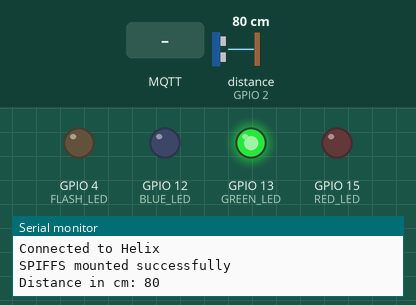
This program was run on a simulated ESP32. On the bench: output pins drawn as LEDs (lit = HIGH), the last lines printed to the serial monitor. Inputs (shaded band) come from the test bench; at power-on: distance to the obstacle (sensor on GPIO 2) 80 cm. The echo pulse lasts 58.3 µs per cm; WiFi joins after 1.5 s; servers stay silent unless stated; uploads are accepted with an empty reply; storage starts empty; no MQTT or app messages arrive unless stated; the camera gives no picture.

Above: at 3.7 s.
3.8 s: distance to the obstacle (sensor on GPIO 2) set to 75 cm
5.3 s: MQTT message "reserved" arrives on the first subscribed topic
9.1 s: MQTT message "filled" arrives on the first subscribed topic
At 10.1 s:
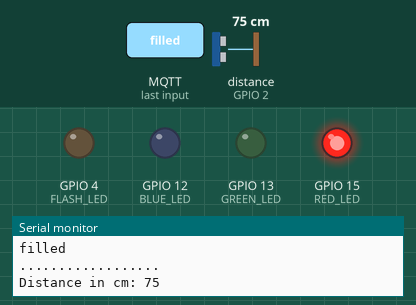
10.6 s: distance to the obstacle (sensor on GPIO 2) set to 69 cm
At 15.7 s:
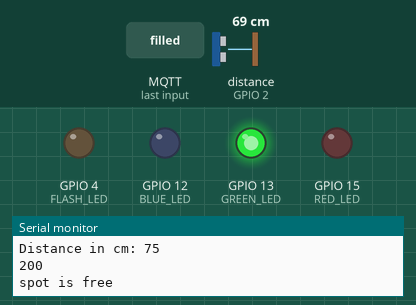
16.3 s: distance to the obstacle (sensor on GPIO 2) set to 167 cm
At 22.4 s:
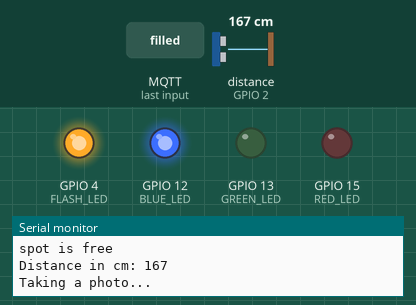
25.5 s: distance to the obstacle (sensor on GPIO 2) set to 173 cm
At 27.2 s:
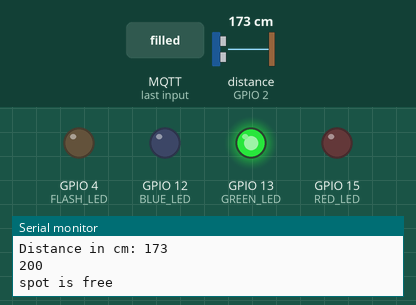
Timing chart, 0 to 28.7 s (numbered marks = the images above; inputs shaded):
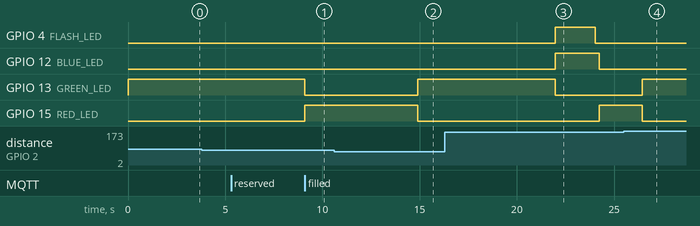

The program:

main.cpp
```cpp
#include <Arduino.h>
#include <WiFi.h>
#include <HTTPClient.h>
#include "esp_camera.h"
#include <ultrasonic.h>
#include <SPIFFS.h>
#include <base64.h>
#include <PubSubClient.h>

#define CAMERA_MODEL_AI_THINKER // Has PSRAM
#define FILE_PHOTO "/photo.jpg"
#define BLUE_LED 12
#define GREEN_LED 13
#define RED_LED 15
#define FLASH_LED 4
#define TRIG_PIN 14
#define ECHO_PIN 2

#include "camera_pins.h"

const char* ssid = "EstacionAquiWifi";
const char* password = "modular123";
const char* camId = "sbc-golden-011";
const char* deviceId = "cam011";
const char* entityId = "urn:ngsi-ld:ParkingSpot:sbc:golden:011";

const char* serverAddress = "http://192.168.189.196:5000/api/imgdata";
const char* helixAddress = "34.151.219.62";
const int mqttPort = 1883;

boolean spotFree;

// the following variables are unsigned longs because the time, measured in
// milliseconds, will quickly become a bigger number than can be stored in an int.
unsigned long lastLoopTime = 0;
unsigned long timerDelay = 2000;
unsigned int spotNumber = 1;
unsigned int sensorDistance = 400;

WiFiClient wifiClient; // do the WiFi instantiation client
PubSubClient mqttClient(wifiClient); // do the MQTT instantiation client
Ultrasonic ultrasonic(TRIG_PIN, ECHO_PIN);

void mqttConnect();
void mqttCallback(char* topic, byte* payload, unsigned int length);
void helixCreateEntity();

void configInitCamera() {
  camera_config_t config;
  config.ledc_channel = LEDC_CHANNEL_0;
  config.ledc_timer = LEDC_TIMER_0;
  config.pin_d0 = Y2_GPIO_NUM;
  config.pin_d1 = Y3_GPIO_NUM;
  config.pin_d2 = Y4_GPIO_NUM;
  config.pin_d3 = Y5_GPIO_NUM;
  config.pin_d4 = Y6_GPIO_NUM;
  config.pin_d5 = Y7_GPIO_NUM;
  config.pin_d6 = Y8_GPIO_NUM;
  config.pin_d7 = Y9_GPIO_NUM;
  config.pin_xclk = XCLK_GPIO_NUM;
  config.pin_pclk = PCLK_GPIO_NUM;
  config.pin_vsync = VSYNC_GPIO_NUM;
  config.pin_href = HREF_GPIO_NUM;
  config.pin_sscb_sda = SIOD_GPIO_NUM;
  config.pin_sscb_scl = SIOC_GPIO_NUM;
  config.pin_pwdn = PWDN_GPIO_NUM;
  config.pin_reset = RESET_GPIO_NUM;
  config.xclk_freq_hz = 20000000;
  config.pixel_format = PIXFORMAT_JPEG;

    // if PSRAM IC present, init with UXGA resolution and higher JPEG quality for larger pre-allocated frame buffer.
  if(psramFound()){
    config.frame_size = FRAMESIZE_QVGA;
    config.jpeg_quality = 8;
    config.fb_count = 2;
  } else {
    config.frame_size = FRAMESIZE_QVGA;
    config.jpeg_quality = 12;
    config.fb_count = 1;
  }

  // camera init
  esp_err_t err = esp_camera_init(&config);
  if (err != ESP_OK) {
    Serial.printf("Camera init failed with error 0x%x", err);
    return;
  }

  sensor_t * s = esp_camera_sensor_get();
  s->set_contrast(s, 0);       // -2 to 2
  s->set_special_effect(s, 0); // 0 to 6 (0 - No Effect, 1 - Negative, 2 - Grayscale, 3 - Red Tint, 4 - Green Tint, 5 - Blue Tint, 6 - Sepia)
  s->set_whitebal(s, 1);       // 0 = disable , 1 = enable
  s->set_awb_gain(s, 1);       // 0 = disable , 1 = enable
  s->set_wb_mode(s, 0);        // 0 to 4 - if awb_gain enabled (0 - Auto, 1 - Sunny, 2 - Cloudy, 3 - Office, 4 - Home)
  s->set_exposure_ctrl(s, 1);  // 0 = disable , 1 = enable
  s->set_aec2(s, 0);           // 0 = disable , 1 = enable
  s->set_ae_level(s, 0);       // -2 to 2
  s->set_aec_value(s, 300);    // 0 to 1200
  s->set_gain_ctrl(s, 1);      // 0 = disable , 1 = enable
  s->set_agc_gain(s, 0);       // 0 to 30
  s->set_gainceiling(s, (gainceiling_t)0);  // 0 to 6
  s->set_bpc(s, 0);            // 0 = disable , 1 = enable
  s->set_wpc(s, 1);            // 0 = disable , 1 = enable
  s->set_raw_gma(s, 1);        // 0 = disable , 1 = enable
  s->set_lenc(s, 1);           // 0 = disable , 1 = enable
  s->set_hmirror(s, 0);        // 0 = disable , 1 = enable
  s->set_dcw(s, 1);            // 0 = disable , 1 = enable
  s->set_colorbar(s, 0);       // 0 = disable , 1 = enable
  if (s->id.PID == OV3660_PID) {
    s->set_vflip(s, 1); // flip it back
    s->set_brightness(s, 1); // up the brightness just a bit
    s->set_saturation(s, -2); // lower the saturation
  } else {
    s->set_brightness(s, 0);     // -2 to 2
    s->set_saturation(s, 0);     // -2 to 2
    s->set_vflip(s, 0);          // 0 = disable , 1 = enable
  }
}

void configInitPins() {
  pinMode(FLASH_LED, OUTPUT);
  pinMode(RED_LED, OUTPUT);
  pinMode(BLUE_LED, OUTPUT);
  pinMode(GREEN_LED, OUTPUT);
  spotFree = true;
}

void setup() {
  Serial.begin(115200);
  Serial.setDebugOutput(true);
  Serial.println();

  digitalWrite(GREEN_LED, HIGH);

  Serial.println("Init setup");
  configInitPins();

  Serial.print("Initializing the camera module...");
  configInitCamera();
  Serial.println("Ok!");

  WiFi.begin(ssid, password);
  Serial.println("Connecting");

  while (WiFi.status() != WL_CONNECTED) {
    delay(500);
    Serial.print(".");
  }
  Serial.println("");
  Serial.println("WiFi connected");

  // Print ESP32 Local IP Address
  Serial.print("IP Address: http://");
  Serial.println(WiFi.localIP());

  helixCreateEntity();
  mqttConnect();

  if (!SPIFFS.begin(true)) {
    Serial.println("An Error has occurred while mounting SPIFFS");
    ESP.restart();
  }
  else {
    delay(500);
    Serial.println("SPIFFS mounted successfully");
  }

}

void helixCreateEntity() {
  HTTPClient http;

  Serial.println("Creating " + String(deviceId) + " entity...");

  String bodyRequest = "{\"devices\": [{" +
  String("\"device_id\": \"" + String(deviceId) + "\",") +
  String("\"entity_name\": \"" + String(entityId) + "\",") +
  String("\"entity_type\": \"ParkingSpot\",") +
  String("\"protocol\": \"PDI-IoTA-UltraLight\",") +
  String("\"transport\": \"MQTT\",") +
  String("\"commands\": [") +
  String("{\"name\": \"free\", \"type\": \"command\"}, {\"name\": \"reserved\", \"type\": \"command\"}, {\"name\": \"filled\", \"type\": \"command\"}") +
  String("],") +
  String("\"attributes\": [") +
  String("{\"object_id\": \"c\", \"name\": \"category\", \"type\": \"string\"},") +
  String("{\"object_id\": \"cp\", \"name\": \"current_plate\", \"type\": \"string\"},") +
  String("{\"object_id\": \"l\", \"name\": \"location\", \"type\": \"Point\"},") +
  String("{\"object_id\": \"n\", \"name\": \"name\", \"type\": \"string\"},") +
  String("{\"object_id\": \"s\", \"name\": \"status\", \"type\": \"string\"}") +
  String("]}]}");

  String helixUrl = "http://" + String(helixAddress) + ":4041/iot/devices";

  http.begin(wifiClient, helixUrl);

  http.addHeader("Content-Type", "application/json");
  http.addHeader("fiware-service", "helixiot");
  http.addHeader("fiware-servicepath", "/");

  int response = http.POST(bodyRequest);

  if (response < 0) {
    Serial.println("request error - " + response);
  }

  if (response != HTTP_CODE_OK) {
    Serial.println("Dispositivo criado com sucesso");
  } else {
    Serial.println("Falha na criacao do dispositivo");
  }

  http.end();
}

void mqttConnect() {
  String topic = String("/iot/" + String(deviceId) + "/cmd");

  Serial.println("Connecting to Helix....");

  mqttClient.setServer(helixAddress, mqttPort);
  mqttClient.setCallback(mqttCallback);

  while(!mqttClient.connected()) {
    if (mqttClient.connect("helix")) {
      Serial.println("Connected to Helix");
    } else {
      Serial.print("failed to connect: ");
      Serial.println(mqttClient.state());
    }
  }

  mqttClient.subscribe(topic.c_str());
}

void turnBlueLed() {
  digitalWrite(RED_LED, LOW);
  digitalWrite(GREEN_LED, LOW);
  digitalWrite(BLUE_LED, HIGH);
}

void turnOrangeLed() {
  digitalWrite(RED_LED, LOW);
  digitalWrite(GREEN_LED, HIGH);
  digitalWrite(BLUE_LED, HIGH);
}

void turnRedLed() {
  digitalWrite(RED_LED, HIGH);
  digitalWrite(GREEN_LED, LOW);
  digitalWrite(BLUE_LED, LOW);
}

void turnGreenLed() {
  digitalWrite(RED_LED, LOW);
  digitalWrite(GREEN_LED, HIGH);
  digitalWrite(BLUE_LED, LOW);
}

bool checkPhoto( fs::FS &fs ) {
  File f_pic = fs.open( FILE_PHOTO );
  unsigned int pic_sz = f_pic.size();
  return ( pic_sz > 100 );
}

String capturePhoto() {
  camera_fb_t * picture = NULL; // pointer to the photo
  bool picOk = 0;
  String encoded = "";

  do {
    Serial.println("Taking a photo...");

    digitalWrite(FLASH_LED, HIGH); // Turn on flash
    delay (1000);
    picture = esp_camera_fb_get(); // take the the picture and save in the buffer
    delay (1000);
    digitalWrite(FLASH_LED, LOW); // Turn off flash

    if (!picture) {
      Serial.println("Camera capture failed");
      continue;
    }

    size_t pic_length = picture->len;
    encoded = base64::encode(picture->buf, pic_length); // encode pic ion base64 format

    esp_camera_fb_return(picture); // clean the buffer for the camera reuse

    if (encoded.length() > 0) {
      picOk = 1;
    }
  } while ( !picOk );

  return encoded;
}

void mqttCallback(char* topic, uint8_t* payload, unsigned int length) {
  payload[length] = '\0';
  String strMsg = String((char*) payload);

  int charPos = strMsg.lastIndexOf("@");
  String command = strMsg.substring(charPos + 1);
  command.replace("|", "");

  Serial.println("Received payload:");
  Serial.println(strMsg);
  Serial.println(command);
  Serial.println("..................");

  if (command == "reserved") {
    turnOrangeLed();
  } else if (command == "filled") {
    spotFree = false;
    turnRedLed();
  } else if (command == "free") {
    spotFree = true;
    turnGreenLed();
  }
}

boolean readSensor() {
  sensorDistance = ultrasonic.read();

  Serial.println("Distance in cm: " + String(sensorDistance));

  if (sensorDistance < 170) {
    delay(5000);

    unsigned int newSensorDistance = ultrasonic.read();
    delay(50);

    if (newSensorDistance >= sensorDistance - 2 && newSensorDistance <= sensorDistance + 2 ) {
      return true;
    }
  }

  return false;
}

int sendToRaspberry(String httpMessage) {
  HTTPClient http;
  int responseCode;
  int retries = 0;

  do {
    http.begin(wifiClient, serverAddress);

    http.addHeader("Content-Type", "application/json");

    responseCode = http.POST(httpMessage);

    Serial.println(responseCode);

    retries++;

    if(retries > 3)
      return 0;
  } while(responseCode != 200);

  return responseCode;
}

void sendPicture() {
  String img_base64 = capturePhoto();
  spotNumber = 1;

  String httpMessage = String("{\"img_data\":\"") + img_base64 + String("\",") +
      String("\"cam_id\":\"") + String(camId) + String("\",") +
      String("\"spot_status\":\"filled\",") +
      String("\"spot_number\":\"") + String(spotNumber) + String("\"}");

  Serial.println("sending picture to server");
  int responseCode = sendToRaspberry(httpMessage);

  if (responseCode == 200) {
    spotFree = false;
  }
}

void loop() {
  if (spotFree == true) {
    turnGreenLed();
  } else {
    turnRedLed();
  }

  if(!mqttClient.connected()) {
    mqttConnect();
  }

  mqttClient.loop();

  if ((millis() - lastLoopTime) > timerDelay) {
    //Check WiFi connection status
    if(WiFi.status() == WL_CONNECTED) {
      boolean possuiCarro = readSensor();

      if(possuiCarro && spotFree) {
        turnBlueLed();

        sendPicture();
      } else if (!possuiCarro && !spotFree) {
        spotFree = true;

        String httpMessage = String("{\"img_data\":\"\",") +
          String("\"cam_id\":\"") + String(camId) + String("\",") +
          String("\"spot_status\":\"free\",") +
          String("\"spot_number\":\"") + String(spotNumber) + String("\"}");

        sendToRaspberry(httpMessage);
        Serial.println("spot is free");
      }
    }

    lastLoopTime = millis();
  }
}
```

camera_pins.h
```cpp
#if defined(CAMERA_MODEL_WROVER_KIT)
#define PWDN_GPIO_NUM    -1
#define RESET_GPIO_NUM   -1
#define XCLK_GPIO_NUM    21
#define SIOD_GPIO_NUM    26
#define SIOC_GPIO_NUM    27

#define Y9_GPIO_NUM      35
#define Y8_GPIO_NUM      34
#define Y7_GPIO_NUM      39
#define Y6_GPIO_NUM      36
#define Y5_GPIO_NUM      19
#define Y4_GPIO_NUM      18
#define Y3_GPIO_NUM       5
#define Y2_GPIO_NUM       4
#define VSYNC_GPIO_NUM   25
#define HREF_GPIO_NUM    23
#define PCLK_GPIO_NUM    22

#elif defined(CAMERA_MODEL_ESP_EYE)
#define PWDN_GPIO_NUM    -1
#define RESET_GPIO_NUM   -1
#define XCLK_GPIO_NUM    4
#define SIOD_GPIO_NUM    18
#define SIOC_GPIO_NUM    23

#define Y9_GPIO_NUM      36
#define Y8_GPIO_NUM      37
#define Y7_GPIO_NUM      38
#define Y6_GPIO_NUM      39
#define Y5_GPIO_NUM      35
#define Y4_GPIO_NUM      14
#define Y3_GPIO_NUM      13
#define Y2_GPIO_NUM      34
#define VSYNC_GPIO_NUM   5
#define HREF_GPIO_NUM    27
#define PCLK_GPIO_NUM    25

#elif defined(CAMERA_MODEL_M5STACK_PSRAM)
#define PWDN_GPIO_NUM     -1
#define RESET_GPIO_NUM    15
#define XCLK_GPIO_NUM     27
#define SIOD_GPIO_NUM     25
#define SIOC_GPIO_NUM     23

#define Y9_GPIO_NUM       19
#define Y8_GPIO_NUM       36
#define Y7_GPIO_NUM       18
#define Y6_GPIO_NUM       39
#define Y5_GPIO_NUM        5
#define Y4_GPIO_NUM       34
#define Y3_GPIO_NUM       35
#define Y2_GPIO_NUM       32
#define VSYNC_GPIO_NUM    22
#define HREF_GPIO_NUM     26
#define PCLK_GPIO_NUM     21

#elif defined(CAMERA_MODEL_M5STACK_V2_PSRAM)
#define PWDN_GPIO_NUM     -1
#define RESET_GPIO_NUM    15
#define XCLK_GPIO_NUM     27
#define SIOD_GPIO_NUM     22
#define SIOC_GPIO_NUM     23

#define Y9_GPIO_NUM       19
#define Y8_GPIO_NUM       36
#define Y7_GPIO_NUM       18
#define Y6_GPIO_NUM       39
#define Y5_GPIO_NUM        5
#define Y4_GPIO_NUM       34
#define Y3_GPIO_NUM       35
#define Y2_GPIO_NUM       32
#define VSYNC_GPIO_NUM    25
#define HREF_GPIO_NUM     26
#define PCLK_GPIO_NUM     21

#elif defined(CAMERA_MODEL_M5STACK_WIDE)
#define PWDN_GPIO_NUM     -1
#define RESET_GPIO_NUM    15
#define XCLK_GPIO_NUM     27
#define SIOD_GPIO_NUM     22
#define SIOC_GPIO_NUM     23

#define Y9_GPIO_NUM       19
#define Y8_GPIO_NUM       36
#define Y7_GPIO_NUM       18
#define Y6_GPIO_NUM       39
#define Y5_GPIO_NUM        5
#define Y4_GPIO_NUM       34
#define Y3_GPIO_NUM       35
#define Y2_GPIO_NUM       32
#define VSYNC_GPIO_NUM    25
#define HREF_GPIO_NUM     26
#define PCLK_GPIO_NUM     21

#elif defined(CAMERA_MODEL_M5STACK_ESP32CAM)
#define PWDN_GPIO_NUM     -1
#define RESET_GPIO_NUM    15
#define XCLK_GPIO_NUM     27
#define SIOD_GPIO_NUM     25
#define SIOC_GPIO_NUM     23

#define Y9_GPIO_NUM       19
#define Y8_GPIO_NUM       36
#define Y7_GPIO_NUM       18
#define Y6_GPIO_NUM       39
#define Y5_GPIO_NUM        5
#define Y4_GPIO_NUM       34
#define Y3_GPIO_NUM       35
#define Y2_GPIO_NUM       17
#define VSYNC_GPIO_NUM    22
#define HREF_GPIO_NUM     26
#define PCLK_GPIO_NUM     21

#elif defined(CAMERA_MODEL_AI_THINKER)
#define PWDN_GPIO_NUM     32
#define RESET_GPIO_NUM    -1
#define XCLK_GPIO_NUM      0
#define SIOD_GPIO_NUM     26
#define SIOC_GPIO_NUM     27

#define Y9_GPIO_NUM       35
#define Y8_GPIO_NUM       34
#define Y7_GPIO_NUM       39
#define Y6_GPIO_NUM       36
#define Y5_GPIO_NUM       21
#define Y4_GPIO_NUM       19
#define Y3_GPIO_NUM       18
#define Y2_GPIO_NUM        5
#define VSYNC_GPIO_NUM    25
#define HREF_GPIO_NUM     23
#define PCLK_GPIO_NUM     22

#elif defined(CAMERA_MODEL_TTGO_T_JOURNAL)
#define PWDN_GPIO_NUM      0
#define RESET_GPIO_NUM    15
#define XCLK_GPIO_NUM     27
#define SIOD_GPIO_NUM     25
#define SIOC_GPIO_NUM     23

#define Y9_GPIO_NUM       19
#define Y8_GPIO_NUM       36
#define Y7_GPIO_NUM       18
#define Y6_GPIO_NUM       39
#define Y5_GPIO_NUM        5
#define Y4_GPIO_NUM       34
#define Y3_GPIO_NUM       35
#define Y2_GPIO_NUM       17
#define VSYNC_GPIO_NUM    22
#define HREF_GPIO_NUM     26
#define PCLK_GPIO_NUM     21

#else
#error "Camera model not selected"
#endif
```

Measured:
- the behaviour switches between 73 and 72 cm on distance to the obstacle (sensor on GPIO 2) (found by bisection; images 1 and 2)
- the behaviour switches between 169 and 170 cm on distance to the obstacle (sensor on GPIO 2) (found by bisection; images 3 and 4)
- after the input at 3.8 s, every drawn part: stays the same
- after the input at 9.1 s, GPIO 13 (GREEN_LED): HIGH → LOW at once; GPIO 15 (RED_LED): LOW → HIGH at once
- after the input at 10.6 s, GPIO 13 (GREEN_LED): LOW → HIGH after 4.3 s; GPIO 15 (RED_LED): HIGH → LOW after 4.3 s
- after the input at 25.5 s, GPIO 13 (GREEN_LED): LOW → HIGH after 0.94 s; GPIO 15 (RED_LED): HIGH → LOW after 0.94 s
